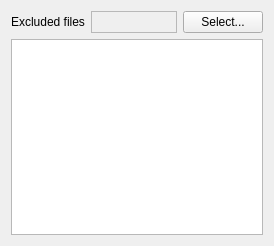
<?xml version="1.0" encoding="UTF-8"?>
<ui version="4.0">
 <class>InstallDialogFileFilters</class>
 <widget class="QWidget" name="InstallDialogFileFilters">
  <property name="geometry">
   <rect>
    <x>0</x>
    <y>0</y>
    <width>274</width>
    <height>246</height>
   </rect>
  </property>
  <property name="windowTitle">
   <string notr="true">InstallDialogFileFilters</string>
  </property>
  <layout class="QFormLayout" name="main_layout">
   <property name="labelAlignment">
    <set>Qt::AlignmentFlag::AlignRight|Qt::AlignmentFlag::AlignTrailing|Qt::AlignmentFlag::AlignVCenter</set>
   </property>
   <item row="0" column="0">
    <widget class="QLabel" name="exclude_prefix_label">
     <property name="text">
      <string>Excluded files</string>
     </property>
    </widget>
   </item>
   <item row="0" column="1">
    <layout class="QHBoxLayout" name="exclude_prefix_layout" stretch="1,0">
     <item>
      <widget class="QLabel" name="exclude_prefix_info">
       <property name="frameShape">
        <enum>QFrame::Shape::StyledPanel</enum>
       </property>
       <property name="frameShadow">
        <enum>QFrame::Shadow::Sunken</enum>
       </property>
       <property name="text">
        <string/>
       </property>
       <property name="wordWrap">
        <bool>true</bool>
       </property>
      </widget>
     </item>
     <item>
      <widget class="QPushButton" name="exclude_prefix_button">
       <property name="text">
        <string>Select...</string>
       </property>
      </widget>
     </item>
    </layout>
   </item>
   <item row="1" column="0" colspan="2">
    <widget class="QListWidget" name="exclude_list"/>
   </item>
  </layout>
 </widget>
 <resources/>
 <connections/>
</ui>
